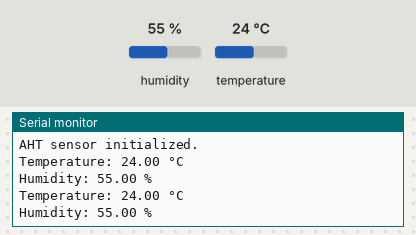
A sketch run on a simulated Arduino Uno, built with avr-gcc and run on an emulated ATmega328P. On the bench: the last lines printed to the serial monitor. The test bench sets the inputs (shaded band); at power-on: humidity 55 %, temperature 24 °C.

Above: at 2.9 s.
3.0 s: humidity set to 22 %
At 4.8 s:
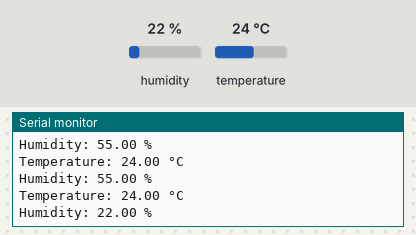
5.8 s: temperature set to 12 °C
At 6.9 s:
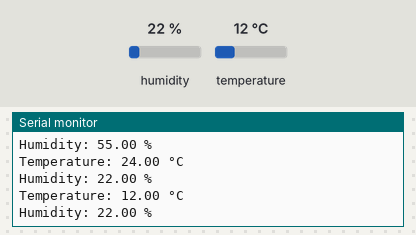
8.6 s: humidity set to 40 %
At 11.1 s:
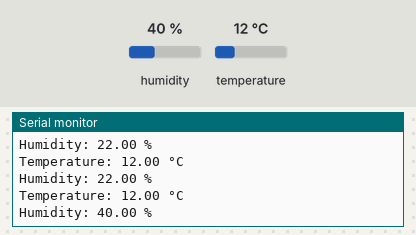
Timing chart, 0 to 12.6 s (numbered marks = the images above; inputs shaded):
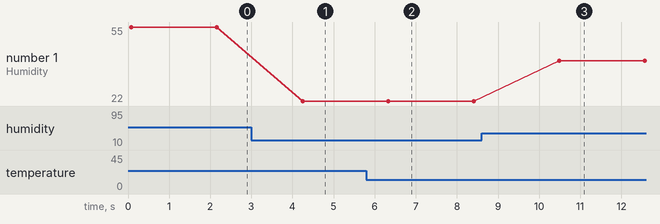

Measured:
- after the input at 3.0 s, the serial monitor: prints a new line after 1.2 s (image 1)
- after the input at 5.8 s, the serial monitor: prints a new line after 0.53 s (image 2)
- after the input at 8.6 s, the serial monitor: prints a new line after 1.9 s (image 3)
- plotted number 1: 55 → 22 after the input at 3.0 s, 22 → 40 after the input at 8.6 s

The sketch:

287.ino
```cpp
#include <Wire.h>
#include <Adafruit_Sensor.h>
#include <Adafruit_AHTX0.h>

// Create an instance of the AHT sensor
Adafruit_AHTX0 aht;

void setup() {
  Serial.begin(115200);
  Serial.println("AHT20 Sensor Demo");

  // Initialize the AHT sensor
  if (!aht.begin()) {
    Serial.println("Could not find AHT! Check wiring.");
    while (1);
  }
  Serial.println("AHT sensor initialized.");
}

void loop() {
  // Read temperature and humidity
  sensors_event_t humidity, temperature;
  aht.getEvent(&humidity, &temperature);  // Populate humidity and temperature events

  // Print the results to the Serial Monitor
  Serial.print("Temperature: ");
  Serial.print(temperature.temperature);
  Serial.println(" °C");

  Serial.print("Humidity: ");
  Serial.print(humidity.relative_humidity);
  Serial.println(" %");

  delay(2000); // Wait for 2 seconds before the next reading
}
```
